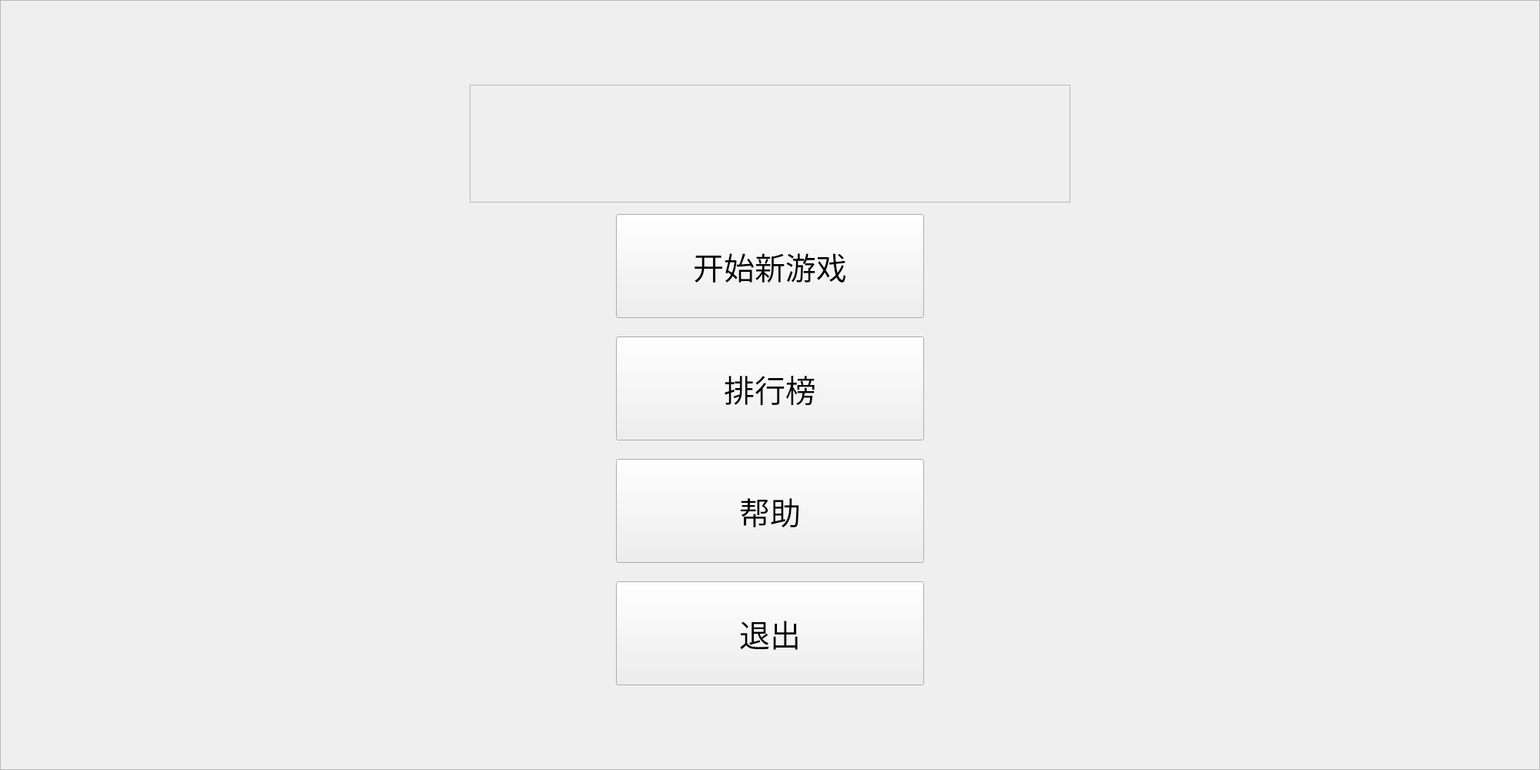
<?xml version="1.0" encoding="UTF-8"?>
<ui version="4.0">
 <class>widget_main</class>
 <widget class="QWidget" name="widget_main">
  <property name="geometry">
   <rect>
    <x>0</x>
    <y>0</y>
    <width>2000</width>
    <height>1000</height>
   </rect>
  </property>
  <property name="sizePolicy">
   <sizepolicy hsizetype="Fixed" vsizetype="Fixed">
    <horstretch>0</horstretch>
    <verstretch>0</verstretch>
   </sizepolicy>
  </property>
  <property name="windowTitle">
   <string>平凡之路</string>
  </property>
  <property name="styleSheet">
   <string notr="true"/>
  </property>
  <widget class="QFrame" name="frame">
   <property name="geometry">
    <rect>
     <x>0</x>
     <y>0</y>
     <width>2000</width>
     <height>1000</height>
    </rect>
   </property>
   <property name="styleSheet">
    <string notr="true">#frame{border-image: url(:/images/mainbg);}</string>
   </property>
   <property name="frameShape">
    <enum>QFrame::StyledPanel</enum>
   </property>
   <property name="frameShadow">
    <enum>QFrame::Raised</enum>
   </property>
   <layout class="QVBoxLayout" name="verticalLayout">
    <item>
     <spacer name="verticalSpacer">
      <property name="orientation">
       <enum>Qt::Vertical</enum>
      </property>
      <property name="sizeType">
       <enum>QSizePolicy::Preferred</enum>
      </property>
      <property name="sizeHint" stdset="0">
       <size>
        <width>20</width>
        <height>100</height>
       </size>
      </property>
     </spacer>
    </item>
    <item>
     <layout class="QHBoxLayout" name="horizontalLayout_5">
      <item>
       <spacer name="horizontalSpacer_9">
        <property name="orientation">
         <enum>Qt::Horizontal</enum>
        </property>
        <property name="sizeType">
         <enum>QSizePolicy::Fixed</enum>
        </property>
        <property name="sizeHint" stdset="0">
         <size>
          <width>600</width>
          <height>20</height>
         </size>
        </property>
       </spacer>
      </item>
      <item>
       <widget class="QFrame" name="frame_2">
        <property name="styleSheet">
         <string notr="true">#frame_2{border-image: url(:/images/images/title.png);}</string>
        </property>
        <property name="frameShape">
         <enum>QFrame::StyledPanel</enum>
        </property>
        <property name="frameShadow">
         <enum>QFrame::Raised</enum>
        </property>
       </widget>
      </item>
      <item>
       <spacer name="horizontalSpacer_10">
        <property name="orientation">
         <enum>Qt::Horizontal</enum>
        </property>
        <property name="sizeType">
         <enum>QSizePolicy::Fixed</enum>
        </property>
        <property name="sizeHint" stdset="0">
         <size>
          <width>600</width>
          <height>20</height>
         </size>
        </property>
       </spacer>
      </item>
     </layout>
    </item>
    <item>
     <widget class="QFrame" name="frameNew">
      <layout class="QHBoxLayout" name="horizontalLayout">
       <item>
        <spacer name="horizontalSpacer">
         <property name="orientation">
          <enum>Qt::Horizontal</enum>
         </property>
         <property name="sizeType">
          <enum>QSizePolicy::Expanding</enum>
         </property>
         <property name="sizeHint" stdset="0">
          <size>
           <width>40</width>
           <height>20</height>
          </size>
         </property>
        </spacer>
       </item>
       <item>
        <widget class="QPushButton" name="btnNew">
         <property name="sizePolicy">
          <sizepolicy hsizetype="Minimum" vsizetype="Minimum">
           <horstretch>0</horstretch>
           <verstretch>0</verstretch>
          </sizepolicy>
         </property>
         <property name="minimumSize">
          <size>
           <width>400</width>
           <height>0</height>
          </size>
         </property>
         <property name="font">
          <font>
           <family>仿宋</family>
           <pointsize>30</pointsize>
          </font>
         </property>
         <property name="styleSheet">
          <string notr="true">#btnNew{border-image: url(:/images/images/btn1.png);}
#btnNew:hover{border-image: url(:/images/images/btn2.png);}</string>
         </property>
         <property name="text">
          <string>开始新游戏</string>
         </property>
        </widget>
       </item>
       <item>
        <spacer name="horizontalSpacer_2">
         <property name="orientation">
          <enum>Qt::Horizontal</enum>
         </property>
         <property name="sizeType">
          <enum>QSizePolicy::Expanding</enum>
         </property>
         <property name="sizeHint" stdset="0">
          <size>
           <width>40</width>
           <height>20</height>
          </size>
         </property>
        </spacer>
       </item>
      </layout>
     </widget>
    </item>
    <item>
     <widget class="QFrame" name="frameRank">
      <layout class="QHBoxLayout" name="horizontalLayout_2">
       <item>
        <spacer name="horizontalSpacer_3">
         <property name="orientation">
          <enum>Qt::Horizontal</enum>
         </property>
         <property name="sizeType">
          <enum>QSizePolicy::Expanding</enum>
         </property>
         <property name="sizeHint" stdset="0">
          <size>
           <width>40</width>
           <height>20</height>
          </size>
         </property>
        </spacer>
       </item>
       <item>
        <widget class="QPushButton" name="btnRank">
         <property name="sizePolicy">
          <sizepolicy hsizetype="Minimum" vsizetype="Minimum">
           <horstretch>0</horstretch>
           <verstretch>0</verstretch>
          </sizepolicy>
         </property>
         <property name="minimumSize">
          <size>
           <width>400</width>
           <height>0</height>
          </size>
         </property>
         <property name="font">
          <font>
           <family>仿宋</family>
           <pointsize>30</pointsize>
          </font>
         </property>
         <property name="styleSheet">
          <string notr="true">#btnRank{border-image: url(:/images/images/btn1.png);}
#btnRank:hover{border-image: url(:/images/images/btn2.png);}</string>
         </property>
         <property name="text">
          <string>排行榜</string>
         </property>
        </widget>
       </item>
       <item>
        <spacer name="horizontalSpacer_4">
         <property name="orientation">
          <enum>Qt::Horizontal</enum>
         </property>
         <property name="sizeType">
          <enum>QSizePolicy::Expanding</enum>
         </property>
         <property name="sizeHint" stdset="0">
          <size>
           <width>40</width>
           <height>20</height>
          </size>
         </property>
        </spacer>
       </item>
      </layout>
     </widget>
    </item>
    <item>
     <widget class="QFrame" name="frameHelp">
      <layout class="QHBoxLayout" name="horizontalLayout_3">
       <item>
        <spacer name="horizontalSpacer_5">
         <property name="orientation">
          <enum>Qt::Horizontal</enum>
         </property>
         <property name="sizeHint" stdset="0">
          <size>
           <width>40</width>
           <height>20</height>
          </size>
         </property>
        </spacer>
       </item>
       <item>
        <widget class="QPushButton" name="btnHelp">
         <property name="sizePolicy">
          <sizepolicy hsizetype="Minimum" vsizetype="Minimum">
           <horstretch>0</horstretch>
           <verstretch>0</verstretch>
          </sizepolicy>
         </property>
         <property name="minimumSize">
          <size>
           <width>400</width>
           <height>0</height>
          </size>
         </property>
         <property name="font">
          <font>
           <family>仿宋</family>
           <pointsize>30</pointsize>
          </font>
         </property>
         <property name="styleSheet">
          <string notr="true">#btnHelp{border-image: url(:/images/images/btn1.png);}
#btnHelp:hover{border-image: url(:/images/images/btn2.png);}</string>
         </property>
         <property name="text">
          <string>帮助</string>
         </property>
        </widget>
       </item>
       <item>
        <spacer name="horizontalSpacer_6">
         <property name="orientation">
          <enum>Qt::Horizontal</enum>
         </property>
         <property name="sizeHint" stdset="0">
          <size>
           <width>40</width>
           <height>20</height>
          </size>
         </property>
        </spacer>
       </item>
      </layout>
     </widget>
    </item>
    <item>
     <widget class="QFrame" name="frame_4">
      <layout class="QHBoxLayout" name="horizontalLayout_4">
       <item>
        <spacer name="horizontalSpacer_7">
         <property name="orientation">
          <enum>Qt::Horizontal</enum>
         </property>
         <property name="sizeHint" stdset="0">
          <size>
           <width>40</width>
           <height>20</height>
          </size>
         </property>
        </spacer>
       </item>
       <item>
        <widget class="QPushButton" name="btnQuit">
         <property name="sizePolicy">
          <sizepolicy hsizetype="Minimum" vsizetype="Minimum">
           <horstretch>0</horstretch>
           <verstretch>0</verstretch>
          </sizepolicy>
         </property>
         <property name="minimumSize">
          <size>
           <width>400</width>
           <height>0</height>
          </size>
         </property>
         <property name="font">
          <font>
           <family>仿宋</family>
           <pointsize>30</pointsize>
          </font>
         </property>
         <property name="styleSheet">
          <string notr="true">#btnQuit{border-image: url(:/images/images/btn1.png);}
#btnQuit:hover{border-image: url(:/images/images/btn2.png);}</string>
         </property>
         <property name="text">
          <string>退出</string>
         </property>
        </widget>
       </item>
       <item>
        <spacer name="horizontalSpacer_8">
         <property name="orientation">
          <enum>Qt::Horizontal</enum>
         </property>
         <property name="sizeHint" stdset="0">
          <size>
           <width>40</width>
           <height>20</height>
          </size>
         </property>
        </spacer>
       </item>
      </layout>
     </widget>
    </item>
    <item>
     <spacer name="verticalSpacer_2">
      <property name="orientation">
       <enum>Qt::Vertical</enum>
      </property>
      <property name="sizeType">
       <enum>QSizePolicy::Preferred</enum>
      </property>
      <property name="sizeHint" stdset="0">
       <size>
        <width>20</width>
        <height>91</height>
       </size>
      </property>
     </spacer>
    </item>
   </layout>
  </widget>
 </widget>
 <resources/>
 <connections>
  <connection>
   <sender>btnQuit</sender>
   <signal>clicked()</signal>
   <receiver>widget_main</receiver>
   <slot>close()</slot>
   <hints>
    <hint type="sourcelabel">
     <x>290</x>
     <y>228</y>
    </hint>
    <hint type="destinationlabel">
     <x>290</x>
     <y>174</y>
    </hint>
   </hints>
  </connection>
 </connections>
</ui>
